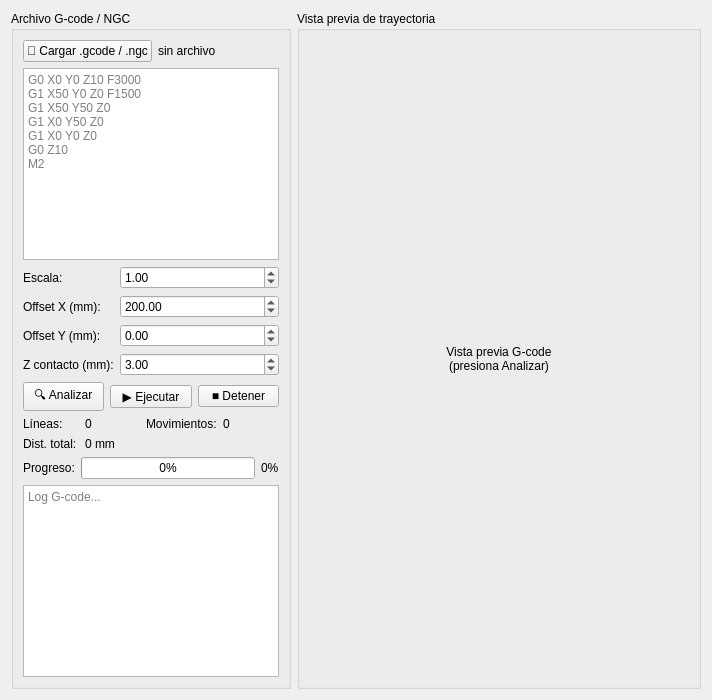
      <widget class="QWidget" name="tabGcode">
       <attribute name="title">
        <string>4 · G-code / NGC</string>
       </attribute>
       <layout class="QHBoxLayout" name="gcodeLayout">
        <item>
         <widget class="QGroupBox" name="grpGcEditor">
          <property name="title">
           <string>Archivo G-code / NGC</string>
          </property>
          <layout class="QVBoxLayout" name="gcEditorVL">
           <item>
            <layout class="QHBoxLayout" name="gcFileHL">
             <item>
              <widget class="QPushButton" name="btnLoadGcode">
               <property name="text">
                <string>📂 Cargar .gcode / .ngc</string>
               </property>
              </widget>
             </item>
             <item>
              <widget class="QLabel" name="lblGcFile">
               <property name="text">
                <string>sin archivo</string>
               </property>
              </widget>
             </item>
            </layout>
           </item>
           <item>
            <widget class="QPlainTextEdit" name="txtGcode">
             <property name="placeholderText">
              <string>G0 X0 Y0 Z10 F3000
G1 X50 Y0 Z0 F1500
G1 X50 Y50 Z0
G1 X0 Y50 Z0
G1 X0 Y0 Z0
G0 Z10
M2</string>
             </property>
            </widget>
           </item>
           <item>
            <layout class="QFormLayout" name="gcParamsForm">
             <item row="0" column="0">
              <widget class="QLabel" name="label">
               <property name="text">
                <string>Escala:</string>
               </property>
              </widget>
             </item>
             <item row="0" column="1">
              <widget class="QDoubleSpinBox" name="spnGcScale">
               <property name="minimum">
                <double>0.100000000000000</double>
               </property>
               <property name="maximum">
                <double>10.000000000000000</double>
               </property>
               <property name="singleStep">
                <double>0.100000000000000</double>
               </property>
               <property name="value">
                <double>1.000000000000000</double>
               </property>
              </widget>
             </item>
             <item row="1" column="0">
              <widget class="QLabel" name="label">
               <property name="text">
                <string>Offset X (mm):</string>
               </property>
              </widget>
             </item>
             <item row="1" column="1">
              <widget class="QDoubleSpinBox" name="spnGcOffX">
               <property name="minimum">
                <double>-300.000000000000000</double>
               </property>
               <property name="maximum">
                <double>500.000000000000000</double>
               </property>
               <property name="value">
                <double>200.000000000000000</double>
               </property>
              </widget>
             </item>
             <item row="2" column="0">
              <widget class="QLabel" name="lblOffY">
               <property name="text">
                <string>Offset Y (mm):</string>
               </property>
              </widget>
             </item>
             <item row="2" column="1">
              <widget class="QDoubleSpinBox" name="spnGcOffY">
               <property name="minimum">
                <double>-300.000000000000000</double>
               </property>
               <property name="maximum">
                <double>300.000000000000000</double>
               </property>
               <property name="value">
                <double>0.000000000000000</double>
               </property>
              </widget>
             </item>
             <item row="3" column="0">
              <widget class="QLabel" name="label">
               <property name="text">
                <string>Z contacto (mm):</string>
               </property>
              </widget>
             </item>
             <item row="3" column="1">
              <widget class="QDoubleSpinBox" name="spnGcZ">
               <property name="minimum">
                <double>0.000000000000000</double>
               </property>
               <property name="maximum">
                <double>50.000000000000000</double>
               </property>
               <property name="value">
                <double>3.000000000000000</double>
               </property>
              </widget>
             </item>
            </layout>
           </item>
           <item>
            <layout class="QHBoxLayout" name="gcBtnsHL">
             <item>
              <widget class="QPushButton" name="btnGcParse">
               <property name="text">
                <string>🔍 Analizar</string>
               </property>
              </widget>
             </item>
             <item>
              <widget class="QPushButton" name="btnGcRun">
               <property name="text">
                <string>▶ Ejecutar</string>
               </property>
              </widget>
             </item>
             <item>
              <widget class="QPushButton" name="btnGcStop">
               <property name="text">
                <string>■ Detener</string>
               </property>
              </widget>
             </item>
            </layout>
           </item>
           <item>
            <layout class="QGridLayout" name="gcInfoGrid">
             <item row="0" column="0">
              <widget class="QLabel" name="label">
               <property name="text">
                <string>Líneas:</string>
               </property>
              </widget>
             </item>
             <item row="0" column="1">
              <widget class="QLabel" name="lblGcLines">
               <property name="text">
                <string>0</string>
               </property>
              </widget>
             </item>
             <item row="0" column="2">
              <widget class="QLabel" name="label">
               <property name="text">
                <string>Movimientos:</string>
               </property>
              </widget>
             </item>
             <item row="0" column="3">
              <widget class="QLabel" name="lblGcMoves">
               <property name="text">
                <string>0</string>
               </property>
              </widget>
             </item>
             <item row="1" column="0">
              <widget class="QLabel" name="label">
               <property name="text">
                <string>Dist. total:</string>
               </property>
              </widget>
             </item>
             <item row="1" column="1">
              <widget class="QLabel" name="lblGcDist">
               <property name="text">
                <string>0 mm</string>
               </property>
              </widget>
             </item>
            </layout>
           </item>
           <item>
            <layout class="QHBoxLayout" name="gcPbarHL">
             <item>
              <widget class="QLabel" name="label">
               <property name="text">
                <string>Progreso:</string>
               </property>
              </widget>
             </item>
             <item>
              <widget class="QProgressBar" name="pbarGc">
               <property name="value">
                <number>0</number>
               </property>
              </widget>
             </item>
             <item>
              <widget class="QLabel" name="lblGcPct">
               <property name="text">
                <string>0%</string>
               </property>
              </widget>
             </item>
            </layout>
           </item>
           <item>
            <widget class="QTextEdit" name="txtGcLog">
             <property name="readOnly">
              <bool>true</bool>
             </property>
             <property name="placeholderText">
              <string>Log G-code...</string>
             </property>
            </widget>
           </item>
          </layout>
         </widget>
        </item>
        <item>
         <widget class="QGroupBox" name="grpGcCanvas">
          <property name="title">
           <string>Vista previa de trayectoria</string>
          </property>
          <layout class="QVBoxLayout" name="gcCanvasVL">
           <item>
            <widget class="QLabel" name="lblGcCanvas">
             <property name="minimumSize">
              <size>
               <width>380</width>
               <height>400</height>
              </size>
             </property>
             <property name="text">
              <string>Vista previa G-code
(presiona Analizar)</string>
             </property>
             <property name="alignment">
              <set>Qt::AlignCenter</set>
             </property>
            </widget>
           </item>
          </layout>
         </widget>
        </item>
       </layout>
      </widget>
